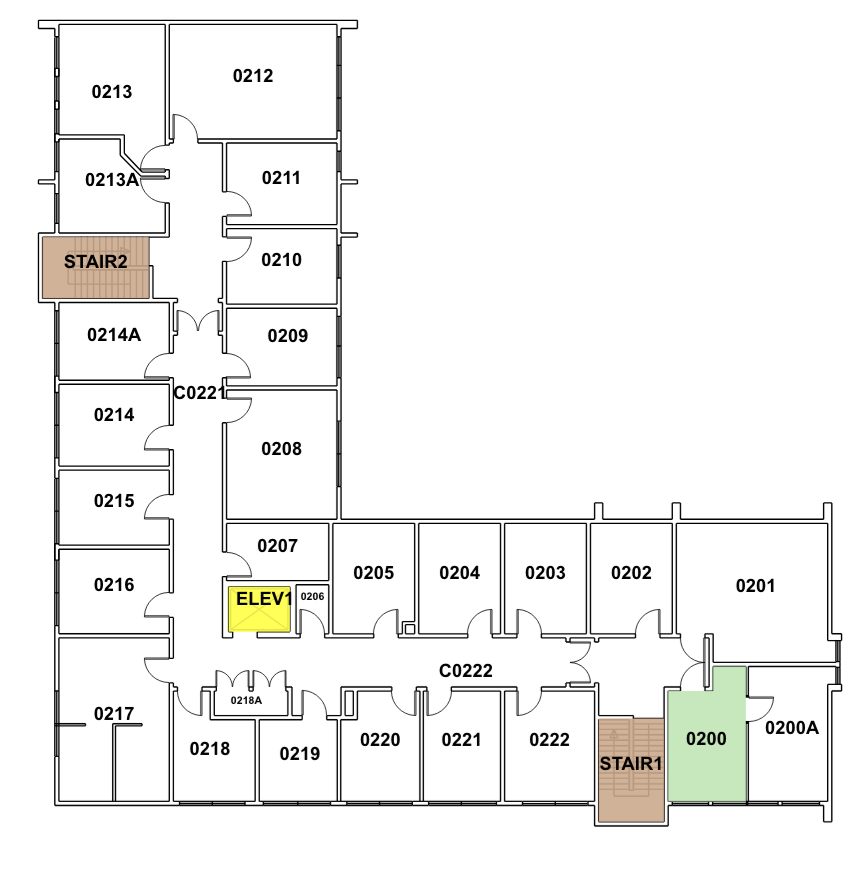
#> input picture thing.png, 868 x 878 px
$ python hallway.py
#> lines starting #> are read from the running program, lines starting #| are printed output that depends on the picture; after the words box and inside, x2 and y2 are one past the last pixel; in counts of white or black regions, pixels touching at a corner belong together
import cv2
import numpy as np
from pathfinding.core.grid import Grid
from pathfinding.finder.a_star import AStarFinder

def find_floorplan_path(image_path, start_point, end_point, wall_padding=10):
    # 1. LOAD AND PRE-PROCESS
    # img = cv2.imread(image_path)
    # gray = cv2.cvtColor(img, cv2.COLOR_BGR2GRAY)

    # # Binary threshold: Walls become 0 (black), Floor becomes 255 (white)
    # # Using OTSU to automatically find the best contrast level
    # _, binary = cv2.threshold(gray, 0, 255, cv2.THRESH_BINARY + cv2.THRESH_OTSU)

    # # 2. ADD SAFETY MARGIN (Padding)
    # # We "dilate" the black walls so the path doesn't scrape against them.
    # # In OpenCV, cv2.erode on a white background shrinks the walkable area.
    # kernel = np.ones((wall_padding, wall_padding), np.uint8)
    # walkable_mask = cv2.erode(binary, kernel, iterations=1)

    # 3. PREPARE FOR PATHFINDING
    # The 'pathfinding' library expects 1 for walkable and 0 for blocked.
    # Currently, our floor is 255, so we divide by 255.
    grid_matrix, img = preprocess_with_doors(image_path)

    # grid_matrix = (walkable_mask / 255).astype(int)
    grid = Grid(matrix=grid_matrix)

    # Define start and end nodes (library uses x, y coordinates)
    start = grid.node(start_point[0], start_point[1])
    end = grid.node(end_point[0], end_point[1])

    # 4. RUN A* ALGORITHM
    finder = AStarFinder()
    path, runs = finder.find_path(start, end, grid)

    # 5. VISUALIZE THE RESULT
    if path:
        print(f"Path found! Length: {len(path)} pixels")

        if len(img.shape) == 2:  # If image is currently grayscale
            img = cv2.cvtColor(img, cv2.COLOR_GRAY2BGR)
        # Draw the path on the original image
        for point in path:
            img[point.y, point.x] = [0, 0, 255] # Draw in Red

        # Draw Start and End points as large circles
        cv2.circle(img, start_point, 5, (0, 255, 0), -1) # Green Start
        cv2.circle(img, end_point, 5, (255, 0, 0), -1)   # Blue End

        cv2.imshow("Floor Plan Path", img)
        cv2.waitKey(0)
    else:
        print("No path found. Check if start/end points are inside walls.")

# Usage: (x, y) coordinates
# find_floorplan_path('my_floor_plan.png', (50, 50), (400, 350))

def preprocess_with_doors(image_path):
    # Load and invert: Walls/Lines = 255 (White), Floor = 0 (Black)
#> called with image_path = 'thing.png'
    img = cv2.imread(image_path, cv2.IMREAD_GRAYSCALE)
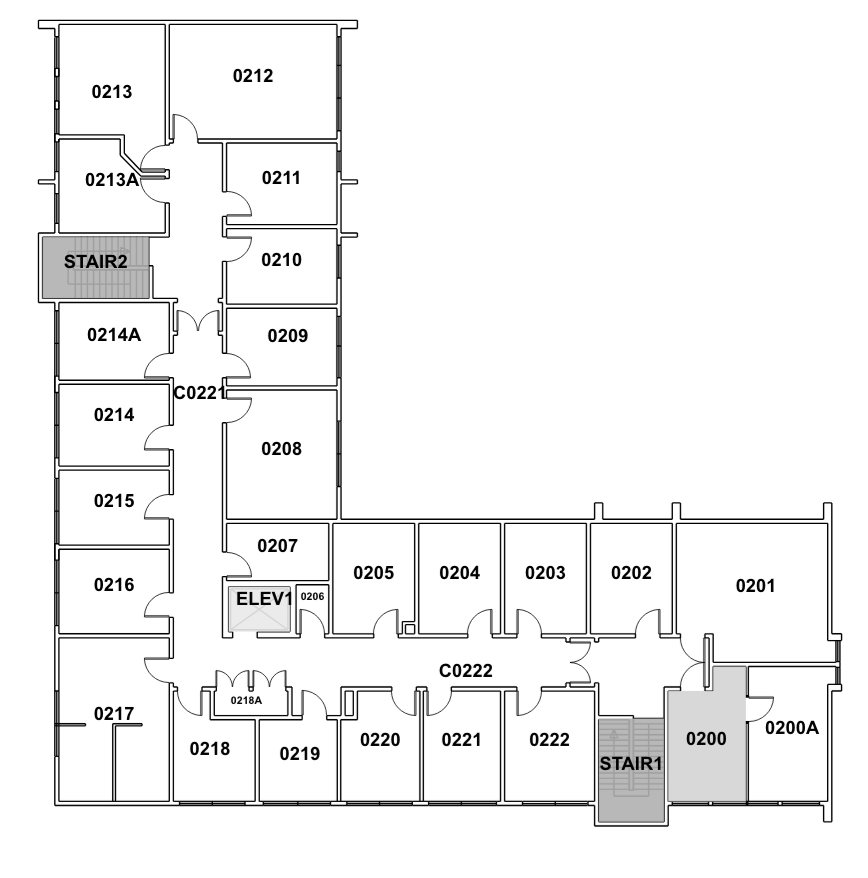
#> img: shape (878, 868); min 0, max 255, mean 241.9
    _, binary = cv2.threshold(img, 220, 255, cv2.THRESH_BINARY_INV)
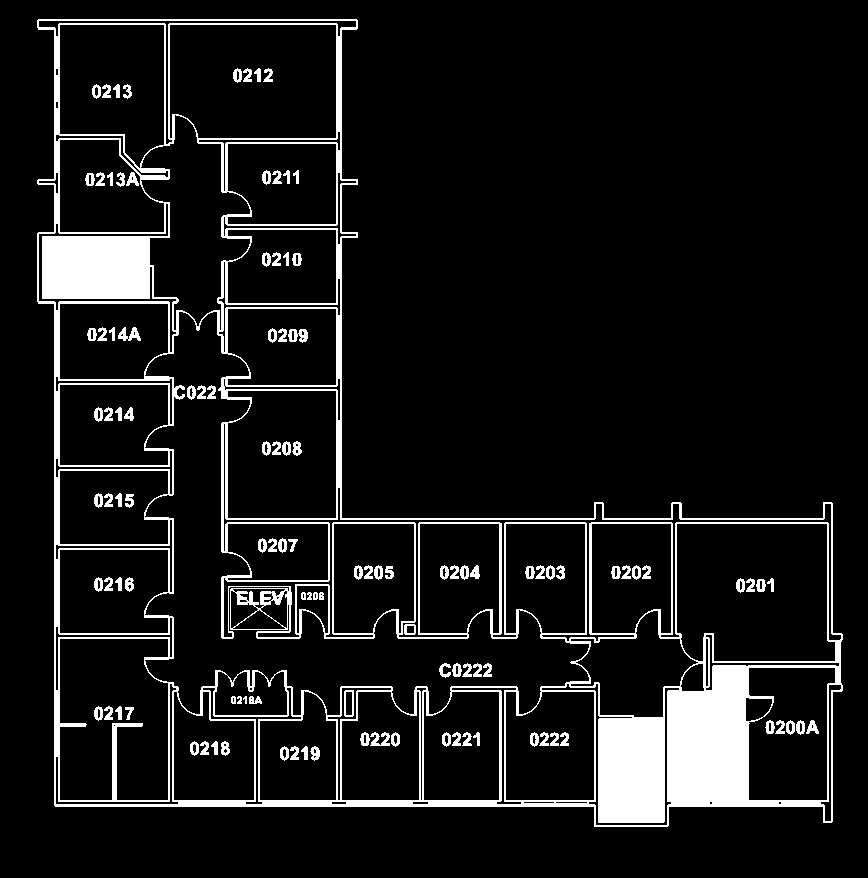
#> binary: shape (878, 868); 9.6% white; 115 white regions, largest, box (x1, y1, x2, y2) and area: (37, 19, 843, 827) 63673, (288, 329, 308, 343) 183, (118, 327, 141, 341) 177

    # --- STEP 1: CLOSE THE DOUBLE-LINE WALLS ---
    # This kernel should be just wide enough to bridge the gap between lines (e.g., 3-5px)
    gap_closer_kernel = np.ones((3, 3), np.uint8)
    # Closing = Dilate then Erode. It fills small holes (like the gap between lines)
    closed_walls = cv2.morphologyEx(binary, cv2.MORPH_CLOSE, gap_closer_kernel)
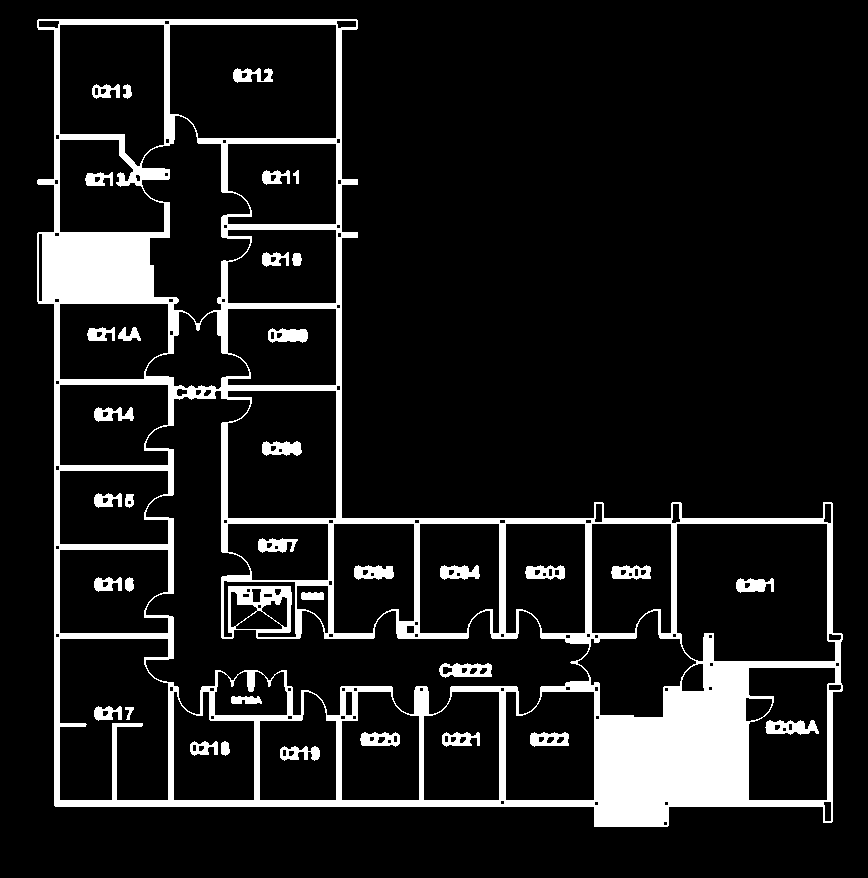
#> closed_walls: shape (878, 868); 11.4% white; 36 white regions, largest, box (x1, y1, x2, y2) and area: (37, 19, 843, 827) 76913, (765, 720, 819, 735) 543, (439, 663, 492, 678) 518

    # display closed walls for debugging
    cv2.imshow("Closed Walls", closed_walls)
    cv2.waitKey(0)

    # --- STEP 2: REMOVE THE DOORS ---
    # Now that walls are solid blocks, we can erode.
    # This kernel must be larger than the thickness of the door curves.
    door_removal_kernel = np.ones((3, 3), np.uint8)
    walls_only = cv2.erode(closed_walls, door_removal_kernel, iterations=1)
#> walls_only: shape (878, 868); 8.1% white; 192 white regions (52 under 20 px), largest, box (x1, y1, x2, y2) and area: (595, 634, 835, 826) 19386, (39, 203, 169, 303) 7793, (55, 638, 594, 806) 5670

    # Bring the walls back to a healthy size
    walls_only = cv2.dilate(walls_only, door_removal_kernel, iterations=1)
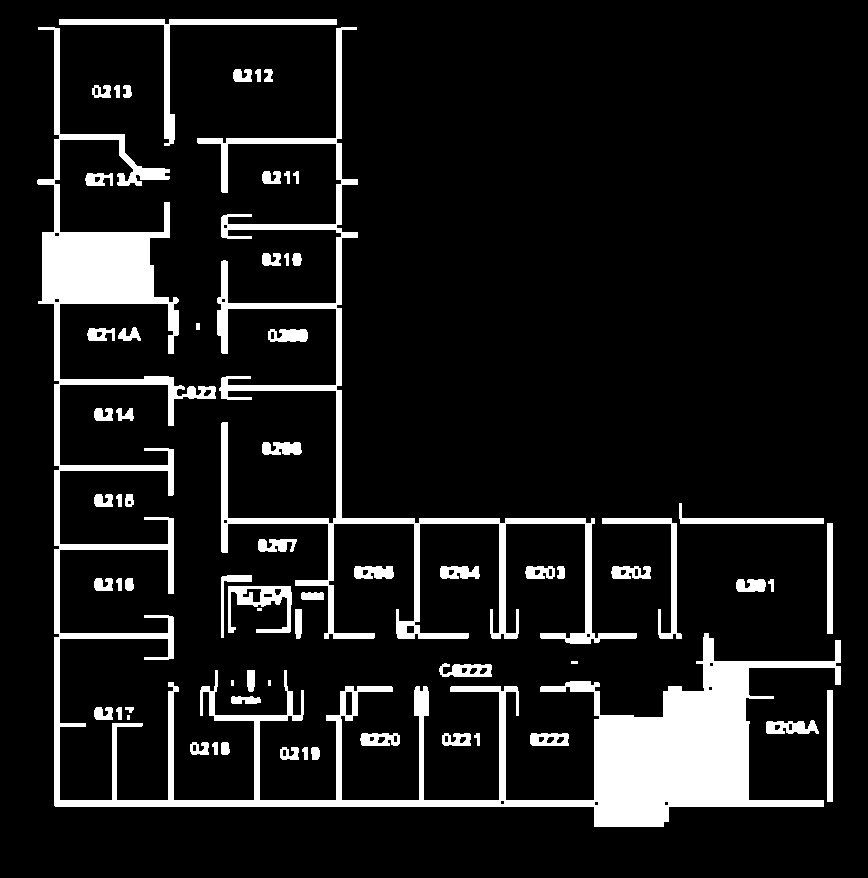
#> walls_only: shape (878, 868); 11% white; 67 white regions (4 under 20 px)

    # remove small contours that may be numbers or text
    contours, _ = cv2.findContours(walls_only, cv2.RETR_EXTERNAL, cv2.CHAIN_APPROX_SIMPLE)
#> contours = 67 contours, 6 with area under 20; largest, box (x1, y1, x2, y2) and area: (37, 27, 841, 827) 46128, (197, 27, 637, 644) 12904, (59, 19, 337, 146) 2086, (228, 586, 292, 633) 1252, (602, 518, 682, 639) 1037
    for cnt in contours:
        if cv2.contourArea(cnt) < 600:  # Threshold area to filter out small contours
            cv2.drawContours(walls_only, [cnt], -1, 0, -1)  # Fill small contours with black
#> this loop made 67 passes
#> cnt on passes 12, 17, 18, 19, 22, 24, 39, 51: [[127, 715], [127, 719], [129, 719], [129, 715]], [[827, 690], [827, 801], [832, 801], [832, 690]], [[268, 680], [268, 685], [270, 685], [270, 680]], [[231, 680], [231, 685], [233, 685], [233, 680]], [[571, 661], [571, 663], [577, 663], [577, 661]], [[257, 608], [257, 610], [261, 610], [261, 608]], [[827, 523], [827, 633], [832, 633], [832, 523]], [[196, 323], [196, 329], [199, 329], [199, 323]]
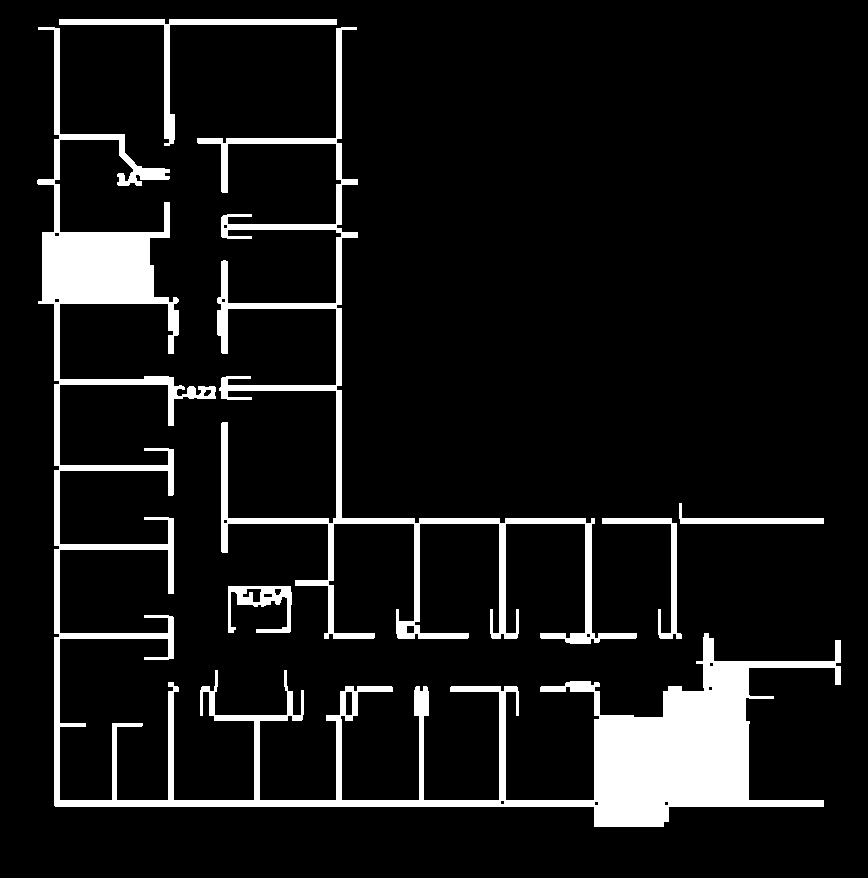
#> walls_only: shape (878, 868); 9.4% white; 6 white regions, box (x1, y1, x2, y2) and area: (37, 27, 841, 827) 50234, (197, 27, 637, 644) 15436, (59, 19, 337, 146) 2500, (602, 518, 682, 639) 1274, (228, 586, 292, 633) 1255, (679, 503, 824, 524) 910

    # display walls only for debugging
    cv2.imshow("Walls Only", walls_only)
    cv2.waitKey(0)

    # --- STEP 3: PADDING ---
    # Create a "no-go" zone so the path doesn't hug the wall
    padding_kernel = np.ones((12, 12), np.uint8)
    buffered_walls = cv2.dilate(walls_only, padding_kernel, iterations=1)
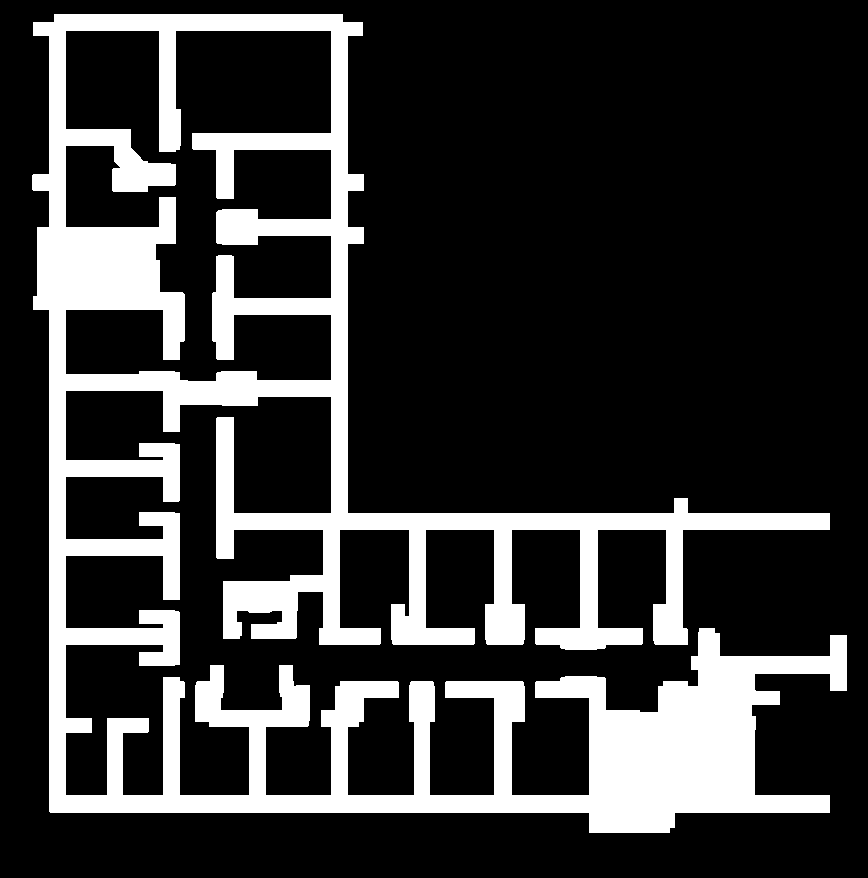
#> buffered_walls: shape (878, 868); 20.9% white; 1 white region, box (x1, y1, x2, y2) and area: (32, 14, 847, 833) 159212

    # Display intermediate results for debugging
    cv2.imshow("Buffered Walls", buffered_walls)
    cv2.waitKey(0)

    # --- STEP 4: PREPARE FOR GRID ---
    # Invert back: Floor = 1 (Walkable), Walls = 0 (Blocked)
    walkable_area = cv2.bitwise_not(buffered_walls)
    grid_matrix = (walkable_area / 255).astype(int)

    return grid_matrix, img

if __name__ == "__main__":
    # Example usage
    # find_floorplan_path('thing.png', (100, 50), (190, 350))
    # find_floorplan_path('thing.png', (190, 450), (415, 660))
    find_floorplan_path('thing.png', (415, 660), (190, 450))
#> (the call stopped at in find_floorplan_path, `grid = Grid(matrix=grid_matrix)`: pathfinding is not available in this run)
